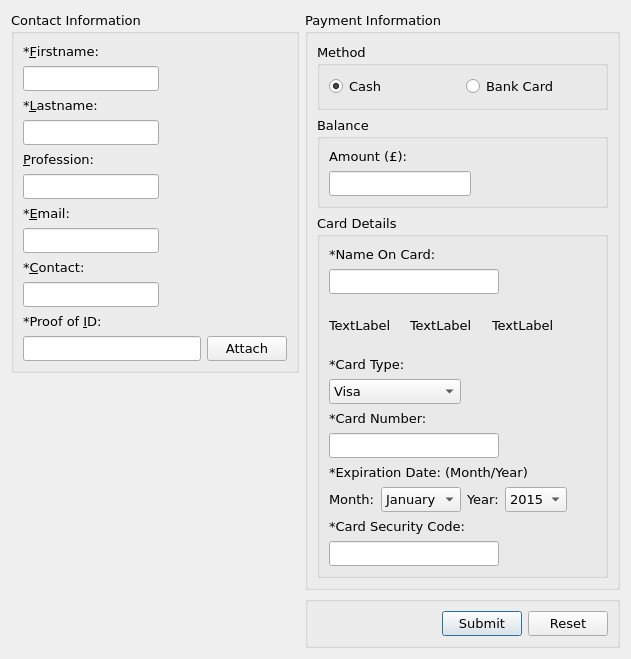
<?xml version="1.0" encoding="UTF-8"?>
<ui version="4.0">
 <class>CreateAccount</class>
 <widget class="QWidget" name="CreateAccount">
  <property name="geometry">
   <rect>
    <x>0</x>
    <y>0</y>
    <width>631</width>
    <height>631</height>
   </rect>
  </property>
  <property name="font">
   <font>
    <family>Verdana</family>
    <pointsize>10</pointsize>
   </font>
  </property>
  <property name="windowTitle">
   <string>Form</string>
  </property>
  <layout class="QGridLayout" name="gridLayout_4">
   <item row="0" column="0" colspan="2">
    <layout class="QVBoxLayout" name="verticalLayout_2">
     <item>
      <widget class="QGroupBox" name="contactBox">
       <property name="sizePolicy">
        <sizepolicy hsizetype="Preferred" vsizetype="Expanding">
         <horstretch>0</horstretch>
         <verstretch>0</verstretch>
        </sizepolicy>
       </property>
       <property name="font">
        <font>
         <underline>false</underline>
        </font>
       </property>
       <property name="title">
        <string>Contact Information</string>
       </property>
       <layout class="QGridLayout" name="gridLayout">
        <item row="0" column="0">
         <widget class="QLabel" name="label">
          <property name="text">
           <string>*&amp;Firstname:</string>
          </property>
          <property name="buddy">
           <cstring>editFirstname</cstring>
          </property>
         </widget>
        </item>
        <item row="1" column="0">
         <widget class="QLineEdit" name="editFirstname"/>
        </item>
        <item row="1" column="1">
         <spacer name="horizontalSpacer_7">
          <property name="orientation">
           <enum>Qt::Horizontal</enum>
          </property>
          <property name="sizeHint" stdset="0">
           <size>
            <width>127</width>
            <height>20</height>
           </size>
          </property>
         </spacer>
        </item>
        <item row="2" column="0">
         <widget class="QLabel" name="label_2">
          <property name="text">
           <string>*&amp;Lastname:</string>
          </property>
          <property name="buddy">
           <cstring>editLastname</cstring>
          </property>
         </widget>
        </item>
        <item row="3" column="0">
         <widget class="QLineEdit" name="editLastname"/>
        </item>
        <item row="3" column="1">
         <spacer name="horizontalSpacer_6">
          <property name="orientation">
           <enum>Qt::Horizontal</enum>
          </property>
          <property name="sizeHint" stdset="0">
           <size>
            <width>127</width>
            <height>20</height>
           </size>
          </property>
         </spacer>
        </item>
        <item row="4" column="0">
         <widget class="QLabel" name="label_4">
          <property name="text">
           <string>&amp;Profession:</string>
          </property>
          <property name="buddy">
           <cstring>editProfession</cstring>
          </property>
         </widget>
        </item>
        <item row="5" column="0">
         <widget class="QLineEdit" name="editProfession"/>
        </item>
        <item row="5" column="1">
         <spacer name="horizontalSpacer_5">
          <property name="orientation">
           <enum>Qt::Horizontal</enum>
          </property>
          <property name="sizeHint" stdset="0">
           <size>
            <width>127</width>
            <height>20</height>
           </size>
          </property>
         </spacer>
        </item>
        <item row="6" column="0">
         <widget class="QLabel" name="label_5">
          <property name="text">
           <string>*&amp;Email:</string>
          </property>
          <property name="buddy">
           <cstring>editEmail</cstring>
          </property>
         </widget>
        </item>
        <item row="7" column="0">
         <widget class="QLineEdit" name="editEmail"/>
        </item>
        <item row="7" column="1">
         <spacer name="horizontalSpacer_4">
          <property name="orientation">
           <enum>Qt::Horizontal</enum>
          </property>
          <property name="sizeHint" stdset="0">
           <size>
            <width>127</width>
            <height>20</height>
           </size>
          </property>
         </spacer>
        </item>
        <item row="8" column="0">
         <widget class="QLabel" name="label_6">
          <property name="text">
           <string>*&amp;Contact:</string>
          </property>
          <property name="buddy">
           <cstring>editContact</cstring>
          </property>
         </widget>
        </item>
        <item row="9" column="0">
         <widget class="QLineEdit" name="editContact"/>
        </item>
        <item row="9" column="1">
         <spacer name="horizontalSpacer_3">
          <property name="orientation">
           <enum>Qt::Horizontal</enum>
          </property>
          <property name="sizeHint" stdset="0">
           <size>
            <width>127</width>
            <height>20</height>
           </size>
          </property>
         </spacer>
        </item>
        <item row="10" column="0">
         <widget class="QLabel" name="label_3">
          <property name="text">
           <string>*Proof of &amp;ID:</string>
          </property>
          <property name="buddy">
           <cstring>btnAttachment</cstring>
          </property>
         </widget>
        </item>
        <item row="11" column="0" colspan="2">
         <layout class="QHBoxLayout" name="horizontalLayout_3">
          <item>
           <widget class="QLineEdit" name="editID">
            <property name="readOnly">
             <bool>true</bool>
            </property>
           </widget>
          </item>
          <item>
           <widget class="QPushButton" name="btnAttachment">
            <property name="text">
             <string>Attach</string>
            </property>
           </widget>
          </item>
         </layout>
        </item>
       </layout>
      </widget>
     </item>
     <item>
      <spacer name="verticalSpacer">
       <property name="orientation">
        <enum>Qt::Vertical</enum>
       </property>
       <property name="sizeHint" stdset="0">
        <size>
         <width>20</width>
         <height>293</height>
        </size>
       </property>
      </spacer>
     </item>
    </layout>
   </item>
   <item row="0" column="2">
    <widget class="QGroupBox" name="paymentBox">
     <property name="title">
      <string>Payment Information</string>
     </property>
     <layout class="QVBoxLayout" name="verticalLayout">
      <item>
       <widget class="QGroupBox" name="groupBox_4">
        <property name="title">
         <string>Method</string>
        </property>
        <layout class="QHBoxLayout" name="horizontalLayout_4">
         <item>
          <widget class="QRadioButton" name="radioButton">
           <property name="text">
            <string>Cash</string>
           </property>
           <property name="checked">
            <bool>true</bool>
           </property>
          </widget>
         </item>
         <item>
          <widget class="QRadioButton" name="radioButton_2">
           <property name="enabled">
            <bool>true</bool>
           </property>
           <property name="text">
            <string>Bank Card</string>
           </property>
           <property name="checkable">
            <bool>true</bool>
           </property>
          </widget>
         </item>
        </layout>
       </widget>
      </item>
      <item>
       <widget class="QGroupBox" name="balanceBox">
        <property name="title">
         <string>Balance</string>
        </property>
        <layout class="QGridLayout" name="gridLayout_2">
         <item row="0" column="0">
          <widget class="QLabel" name="label_7">
           <property name="text">
            <string>Amount (£):</string>
           </property>
          </widget>
         </item>
         <item row="1" column="0" colspan="2">
          <widget class="QLineEdit" name="editAmount"/>
         </item>
         <item row="1" column="2">
          <spacer name="horizontalSpacer_8">
           <property name="orientation">
            <enum>Qt::Horizontal</enum>
           </property>
           <property name="sizeHint" stdset="0">
            <size>
             <width>111</width>
             <height>20</height>
            </size>
           </property>
          </spacer>
         </item>
         <item row="2" column="1">
          <spacer name="verticalSpacer_3">
           <property name="orientation">
            <enum>Qt::Vertical</enum>
           </property>
           <property name="sizeHint" stdset="0">
            <size>
             <width>20</width>
             <height>26</height>
            </size>
           </property>
          </spacer>
         </item>
        </layout>
       </widget>
      </item>
      <item>
       <widget class="QGroupBox" name="cardBox">
        <property name="title">
         <string>Card Details</string>
        </property>
        <layout class="QGridLayout" name="gridLayout_3">
         <item row="0" column="0" colspan="2">
          <widget class="QLabel" name="label_14">
           <property name="text">
            <string>*Name On Card:</string>
           </property>
          </widget>
         </item>
         <item row="1" column="0" colspan="3">
          <widget class="QLineEdit" name="editAmount_4"/>
         </item>
         <item row="1" column="3" colspan="2">
          <spacer name="horizontalSpacer_9">
           <property name="orientation">
            <enum>Qt::Horizontal</enum>
           </property>
           <property name="sizeHint" stdset="0">
            <size>
             <width>101</width>
             <height>20</height>
            </size>
           </property>
          </spacer>
         </item>
         <item row="2" column="0" colspan="4">
          <layout class="QHBoxLayout" name="horizontalLayout_6">
           <item>
            <widget class="QLabel" name="lblVisa">
             <property name="sizePolicy">
              <sizepolicy hsizetype="Preferred" vsizetype="Preferred">
               <horstretch>0</horstretch>
               <verstretch>0</verstretch>
              </sizepolicy>
             </property>
             <property name="minimumSize">
              <size>
               <width>70</width>
               <height>50</height>
              </size>
             </property>
             <property name="text">
              <string>TextLabel</string>
             </property>
            </widget>
           </item>
           <item>
            <widget class="QLabel" name="lblMaestro">
             <property name="sizePolicy">
              <sizepolicy hsizetype="Preferred" vsizetype="Preferred">
               <horstretch>0</horstretch>
               <verstretch>0</verstretch>
              </sizepolicy>
             </property>
             <property name="minimumSize">
              <size>
               <width>70</width>
               <height>50</height>
              </size>
             </property>
             <property name="text">
              <string>TextLabel</string>
             </property>
            </widget>
           </item>
           <item>
            <widget class="QLabel" name="lblAmex">
             <property name="sizePolicy">
              <sizepolicy hsizetype="Preferred" vsizetype="Preferred">
               <horstretch>0</horstretch>
               <verstretch>0</verstretch>
              </sizepolicy>
             </property>
             <property name="minimumSize">
              <size>
               <width>70</width>
               <height>50</height>
              </size>
             </property>
             <property name="text">
              <string>TextLabel</string>
             </property>
            </widget>
           </item>
          </layout>
         </item>
         <item row="3" column="0" colspan="2">
          <widget class="QLabel" name="label_15">
           <property name="text">
            <string>*Card Type:</string>
           </property>
          </widget>
         </item>
         <item row="4" column="0" colspan="2">
          <widget class="QComboBox" name="comboBox_3">
           <item>
            <property name="text">
             <string>Visa</string>
            </property>
           </item>
           <item>
            <property name="text">
             <string>Maestro</string>
            </property>
           </item>
           <item>
            <property name="text">
             <string>Amex</string>
            </property>
           </item>
          </widget>
         </item>
         <item row="4" column="3" colspan="2">
          <spacer name="horizontalSpacer_11">
           <property name="orientation">
            <enum>Qt::Horizontal</enum>
           </property>
           <property name="sizeHint" stdset="0">
            <size>
             <width>101</width>
             <height>20</height>
            </size>
           </property>
          </spacer>
         </item>
         <item row="5" column="0" colspan="2">
          <widget class="QLabel" name="label_9">
           <property name="text">
            <string>*Card Number:</string>
           </property>
          </widget>
         </item>
         <item row="6" column="0" colspan="3">
          <widget class="QLineEdit" name="editAmount_3"/>
         </item>
         <item row="6" column="3" colspan="2">
          <spacer name="horizontalSpacer_10">
           <property name="orientation">
            <enum>Qt::Horizontal</enum>
           </property>
           <property name="sizeHint" stdset="0">
            <size>
             <width>101</width>
             <height>20</height>
            </size>
           </property>
          </spacer>
         </item>
         <item row="7" column="0" colspan="4">
          <widget class="QLabel" name="label_10">
           <property name="text">
            <string>*Expiration Date: (Month/Year)</string>
           </property>
          </widget>
         </item>
         <item row="8" column="0">
          <widget class="QLabel" name="label_11">
           <property name="text">
            <string>Month:</string>
           </property>
          </widget>
         </item>
         <item row="8" column="1">
          <widget class="QComboBox" name="cmbCardMonth">
           <item>
            <property name="text">
             <string>January</string>
            </property>
           </item>
          </widget>
         </item>
         <item row="8" column="2">
          <widget class="QLabel" name="label_12">
           <property name="text">
            <string>Year:</string>
           </property>
          </widget>
         </item>
         <item row="8" column="3">
          <widget class="QComboBox" name="cmbCardYear">
           <item>
            <property name="text">
             <string>2015</string>
            </property>
           </item>
          </widget>
         </item>
         <item row="8" column="4">
          <spacer name="horizontalSpacer_12">
           <property name="orientation">
            <enum>Qt::Horizontal</enum>
           </property>
           <property name="sizeHint" stdset="0">
            <size>
             <width>19</width>
             <height>20</height>
            </size>
           </property>
          </spacer>
         </item>
         <item row="9" column="0" colspan="3">
          <widget class="QLabel" name="label_13">
           <property name="text">
            <string>*Card Security Code:</string>
           </property>
          </widget>
         </item>
         <item row="10" column="0" colspan="3">
          <widget class="QLineEdit" name="lineEdit"/>
         </item>
         <item row="10" column="3" colspan="2">
          <spacer name="horizontalSpacer_2">
           <property name="orientation">
            <enum>Qt::Horizontal</enum>
           </property>
           <property name="sizeHint" stdset="0">
            <size>
             <width>101</width>
             <height>20</height>
            </size>
           </property>
          </spacer>
         </item>
        </layout>
       </widget>
      </item>
     </layout>
    </widget>
   </item>
   <item row="1" column="0">
    <spacer name="horizontalSpacer_13">
     <property name="orientation">
      <enum>Qt::Horizontal</enum>
     </property>
     <property name="sizeHint" stdset="0">
      <size>
       <width>288</width>
       <height>20</height>
      </size>
     </property>
    </spacer>
   </item>
   <item row="1" column="2">
    <widget class="QGroupBox" name="groupBox_2">
     <property name="title">
      <string/>
     </property>
     <layout class="QHBoxLayout" name="horizontalLayout">
      <item>
       <spacer name="horizontalSpacer">
        <property name="orientation">
         <enum>Qt::Horizontal</enum>
        </property>
        <property name="sizeHint" stdset="0">
         <size>
          <width>128</width>
          <height>20</height>
         </size>
        </property>
       </spacer>
      </item>
      <item>
       <widget class="QPushButton" name="btnSubmit">
        <property name="text">
         <string>Submit</string>
        </property>
        <property name="default">
         <bool>true</bool>
        </property>
       </widget>
      </item>
      <item>
       <widget class="QPushButton" name="btnReset">
        <property name="text">
         <string>Reset</string>
        </property>
       </widget>
      </item>
     </layout>
    </widget>
   </item>
  </layout>
  <zorder>paymentBox</zorder>
  <zorder>groupBox_2</zorder>
  <zorder>horizontalSpacer_13</zorder>
 </widget>
 <tabstops>
  <tabstop>editFirstname</tabstop>
  <tabstop>editLastname</tabstop>
  <tabstop>editProfession</tabstop>
  <tabstop>editEmail</tabstop>
  <tabstop>editContact</tabstop>
  <tabstop>editID</tabstop>
  <tabstop>btnAttachment</tabstop>
  <tabstop>radioButton</tabstop>
  <tabstop>radioButton_2</tabstop>
  <tabstop>editAmount</tabstop>
  <tabstop>editAmount_4</tabstop>
  <tabstop>comboBox_3</tabstop>
  <tabstop>editAmount_3</tabstop>
  <tabstop>cmbCardMonth</tabstop>
  <tabstop>cmbCardYear</tabstop>
  <tabstop>lineEdit</tabstop>
  <tabstop>btnSubmit</tabstop>
  <tabstop>btnReset</tabstop>
 </tabstops>
 <resources/>
 <connections>
  <connection>
   <sender>radioButton</sender>
   <signal>toggled(bool)</signal>
   <receiver>balanceBox</receiver>
   <slot>setVisible(bool)</slot>
   <hints>
    <hint type="sourcelabel">
     <x>387</x>
     <y>107</y>
    </hint>
    <hint type="destinationlabel">
     <x>424</x>
     <y>182</y>
    </hint>
   </hints>
  </connection>
  <connection>
   <sender>radioButton_2</sender>
   <signal>toggled(bool)</signal>
   <receiver>cardBox</receiver>
   <slot>setVisible(bool)</slot>
   <hints>
    <hint type="sourcelabel">
     <x>515</x>
     <y>102</y>
    </hint>
    <hint type="destinationlabel">
     <x>545</x>
     <y>311</y>
    </hint>
   </hints>
  </connection>
 </connections>
</ui>
